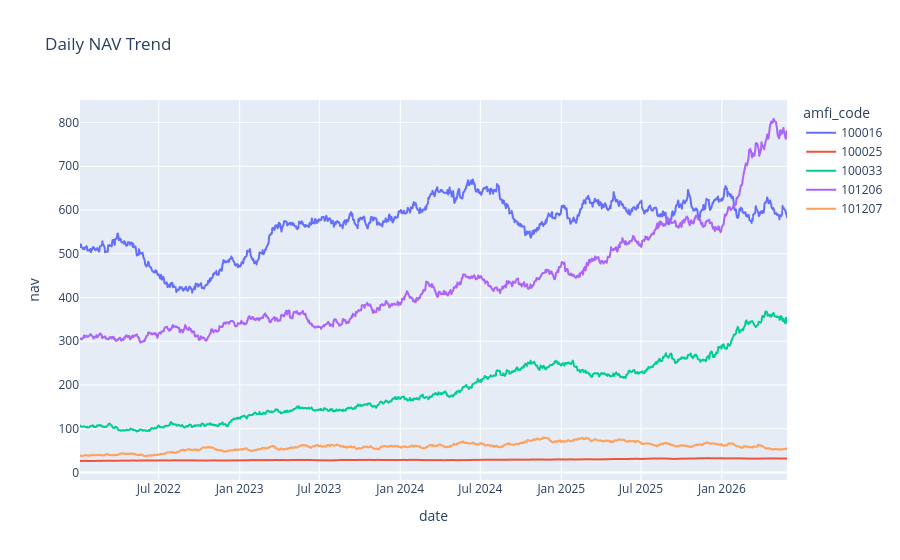

Notebook code cell kept with this figure:
### Code cell
sample_nav = nav[nav['amfi_code'].isin(nav['amfi_code'].unique()[:5])]

fig = px.line(
    sample_nav,
    x='date',
    y='nav',
    color='amfi_code',
    title='Daily NAV Trend'
)

fig.show()

### Figure 1 — Plotly figure (JSON) as saved in the notebook; plotly's stock layout.template omitted (floating-point values rounded to 4 significant figures; data arrays with more than 128 entries replaced by an {"elided": "..."} marker saying what was removed)
{"data": [{"hovertemplate": "amfi_code=100016<br>date=%{x}<br>nav=%{y}<extra></extra>", "legendgroup": "100016", "line": {"color": "#636efa", "dash": "solid"}, "marker": {"symbol": "circle"}, "mode": "lines", "name": "100016", "showlegend": true, "type": "scattergl", "x": {"elided": "1150 str values"}, "xaxis": "x", "y": {"elided": "1150 float values"}, "yaxis": "y"}, {"hovertemplate": "amfi_code=100025<br>date=%{x}<br>nav=%{y}<extra></extra>", "legendgroup": "100025", "line": {"color": "#EF553B", "dash": "solid"}, "marker": {"symbol": "circle"}, "mode": "lines", "name": "100025", "showlegend": true, "type": "scattergl", "x": {"elided": "1150 str values"}, "xaxis": "x", "y": {"elided": "1150 float values"}, "yaxis": "y"}, {"hovertemplate": "amfi_code=100033<br>date=%{x}<br>nav=%{y}<extra></extra>", "legendgroup": "100033", "line": {"color": "#00cc96", "dash": "solid"}, "marker": {"symbol": "circle"}, "mode": "lines", "name": "100033", "showlegend": true, "type": "scattergl", "x": {"elided": "1150 str values"}, "xaxis": "x", "y": {"elided": "1150 float values"}, "yaxis": "y"}, {"hovertemplate": "amfi_code=101206<br>date=%{x}<br>nav=%{y}<extra></extra>", "legendgroup": "101206", "line": {"color": "#ab63fa", "dash": "solid"}, "marker": {"symbol": "circle"}, "mode": "lines", "name": "101206", "showlegend": true, "type": "scattergl", "x": {"elided": "1150 str values"}, "xaxis": "x", "y": {"elided": "1150 float values"}, "yaxis": "y"}, {"hovertemplate": "amfi_code=101207<br>date=%{x}<br>nav=%{y}<extra></extra>", "legendgroup": "101207", "line": {"color": "#FFA15A", "dash": "solid"}, "marker": {"symbol": "circle"}, "mode": "lines", "name": "101207", "showlegend": true, "type": "scattergl", "x": {"elided": "1150 str values"}, "xaxis": "x", "y": {"elided": "1150 float values"}, "yaxis": "y"}], "layout": {"legend": {"title": {"text": "amfi_code"}, "tracegroupgap": 0}, "title": {"text": "Daily NAV Trend"}, "xaxis": {"anchor": "y", "domain": [0, 1], "title": {"text": "date"}}, "yaxis": {"anchor": "x", "domain": [0, 1], "title": {"text": "nav"}}}}
